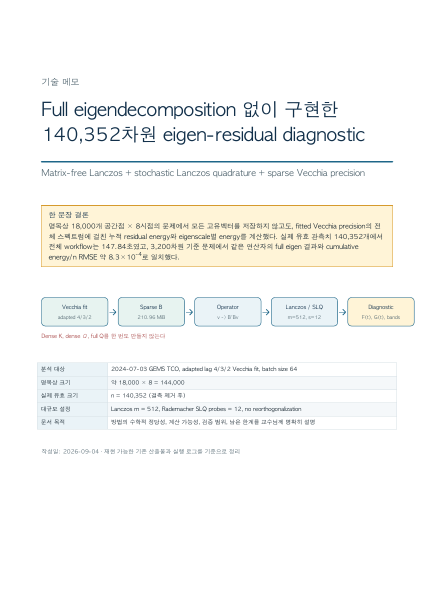
#> input picture tmp/pdfs/eigen_diagnostic_report/render-01.png, 869 x 1228 px (shown at 1/2 size); its folder holds only this picture in this run
$ python make_contact_sheet.py
#> lines starting #> are read from the running program, lines starting #| are printed output that depends on the picture
from pathlib import Path

from PIL import Image, ImageDraw


root = Path("/Users/joonwonlee/Documents/GEMS_TCO-1/tmp/pdfs/eigen_diagnostic_report")
pages = sorted(root.glob("render-*.png"))
thumb_w = 350
thumb_h = 495
margin = 22
label_h = 28
cols = 3
rows = (len(pages) + cols - 1) // cols
sheet = Image.new("RGB", (margin + cols * (thumb_w + margin), margin + rows * (thumb_h + label_h + margin)), "#d8e0e5")
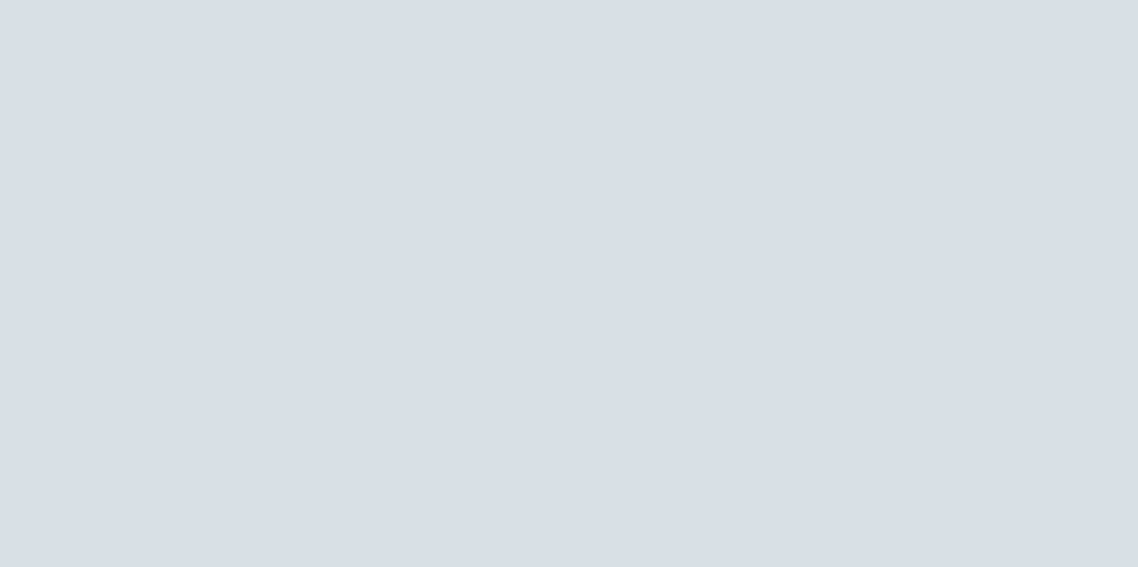
#> sheet: PIL image 1138x567 RGB; mean R, G, B 216, 224, 229
draw = ImageDraw.Draw(sheet)
for i, path in enumerate(pages):
    image = Image.open(path).convert("RGB")
#> image is the input picture: PIL image 869x1228 RGB; mean R, G, B 248.1, 248.3, 246.3
    image.thumbnail((thumb_w, thumb_h), Image.Resampling.LANCZOS)
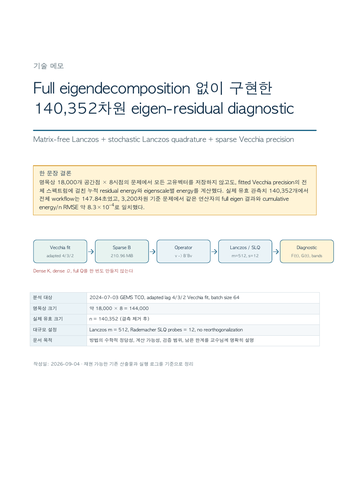
#> image: PIL image 350x495 RGB; mean R, G, B 247.7, 248, 246.1
    x = margin + (i % cols) * (thumb_w + margin)
    y = margin + (i // cols) * (thumb_h + label_h + margin)
    sheet.paste(image, (x, y))
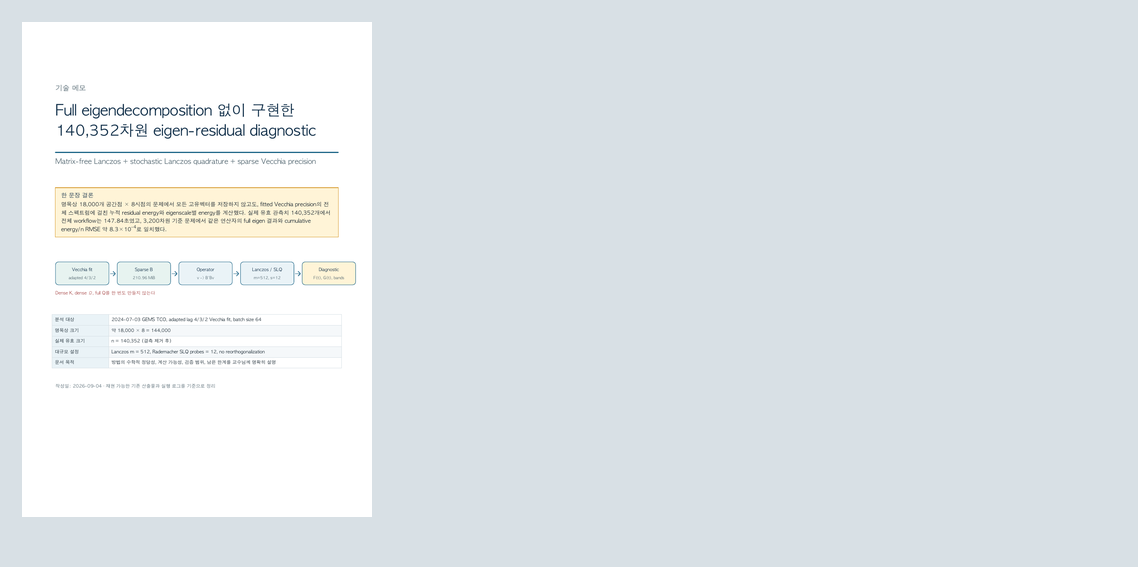
#> sheet: PIL image 1138x567 RGB; mean R, G, B 224.5, 230.5, 233.6
    draw.text((x, y + thumb_h + 5), f"page {i + 1}", fill="#15242e")
sheet.save(root / "contact_sheet.png")

$ run again, on tmp/pdfs/eigen_diagnostic_report/render-05.png
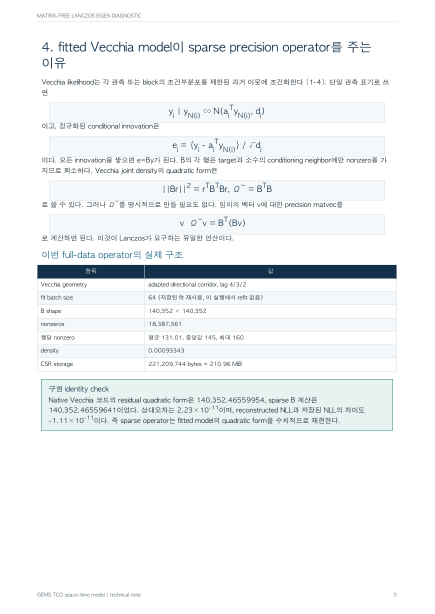
#> input picture tmp/pdfs/eigen_diagnostic_report/render-05.png, 869 x 1228 px (shown at 1/2 size)
#> image is the input picture: PIL image 869x1228 RGB; mean R, G, B 242.6, 244.9, 245.8
#> `image.thumbnail((thumb_w, thumb_h), Image.Resampling.LANCZOS)`:
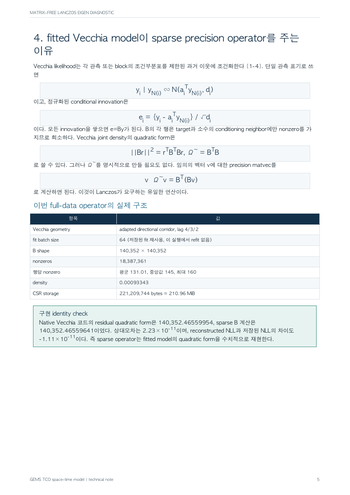
#> image: PIL image 350x495 RGB; mean R, G, B 242.2, 244.6, 245.6
#> `sheet.paste(image, (x, y))`:
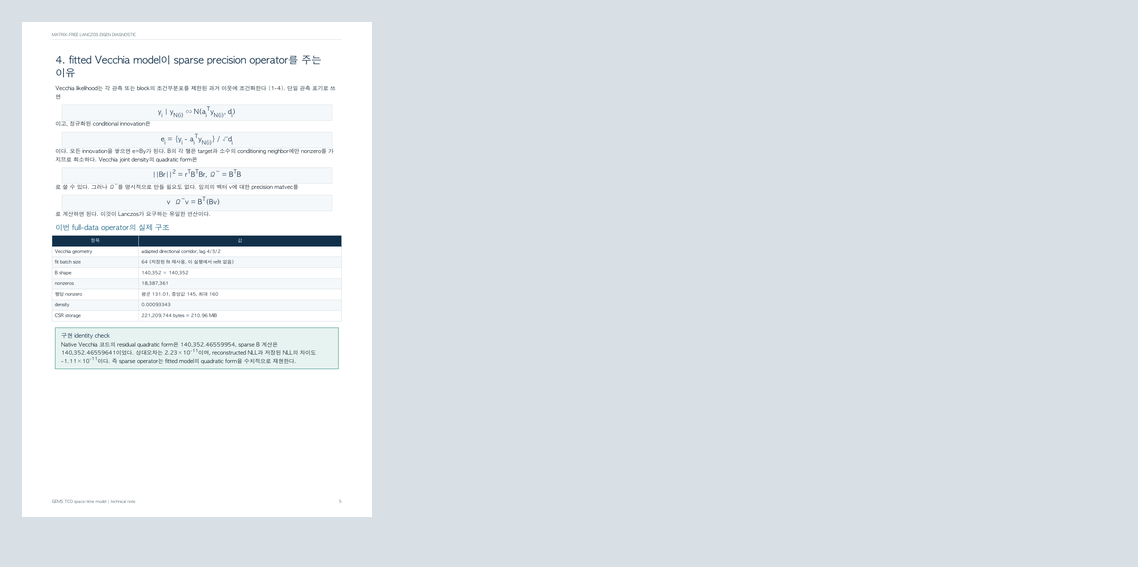
#> sheet: PIL image 1138x567 RGB; mean R, G, B 223, 229.5, 233.4

$ run again, on tmp/pdfs/eigen_diagnostic_report/render-06.png
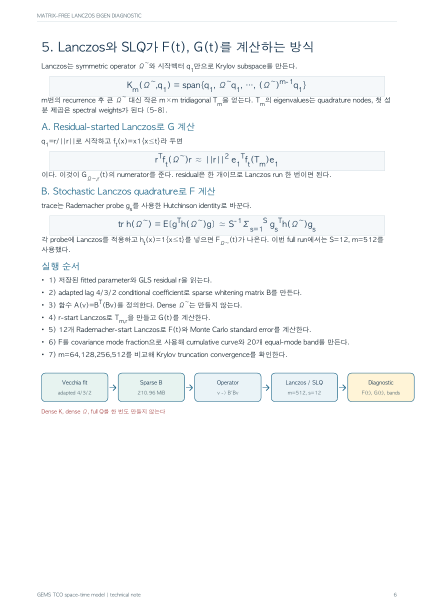
#> input picture tmp/pdfs/eigen_diagnostic_report/render-06.png, 869 x 1228 px (shown at 1/2 size)
#> image is the input picture: PIL image 869x1228 RGB; mean R, G, B 248, 249, 249.4
#> `image.thumbnail((thumb_w, thumb_h), Image.Resampling.LANCZOS)`:
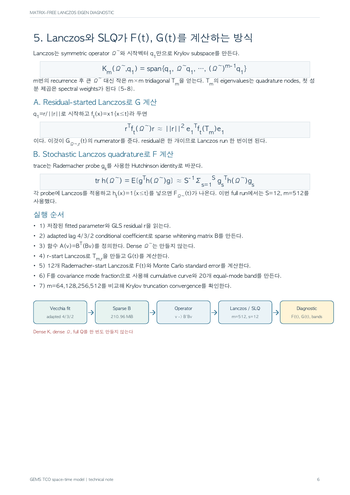
#> image: PIL image 350x495 RGB; mean R, G, B 247.6, 248.7, 249.1
#> `sheet.paste(image, (x, y))`:
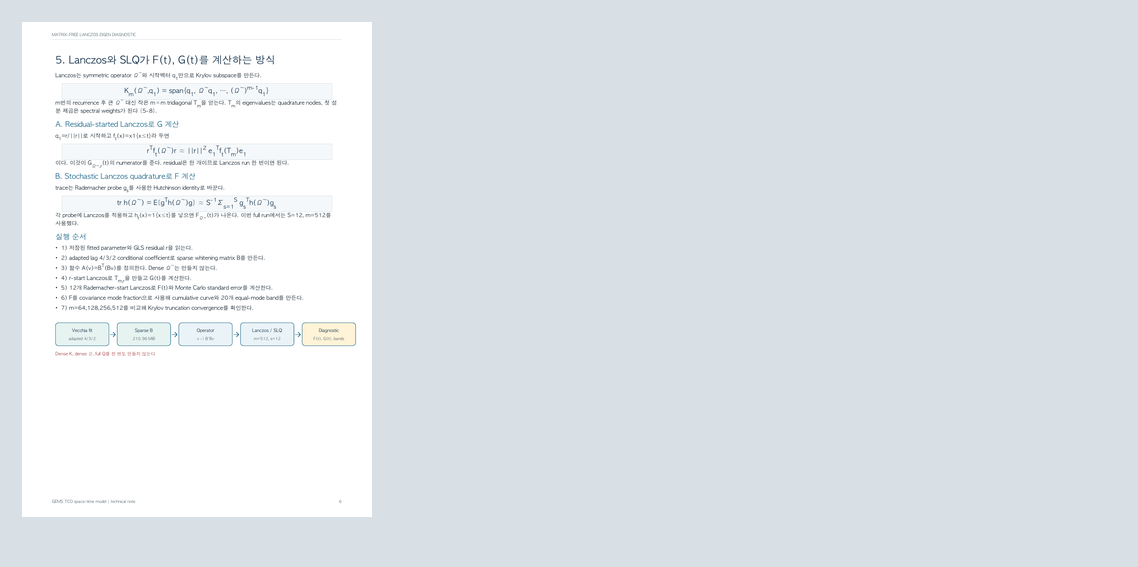
#> sheet: PIL image 1138x567 RGB; mean R, G, B 224.5, 230.6, 234.4

$ run again, on tmp/pdfs/eigen_diagnostic_report/render-07.png
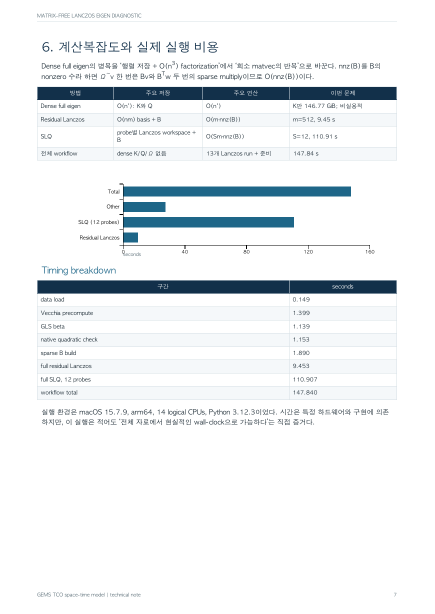
#> input picture tmp/pdfs/eigen_diagnostic_report/render-07.png, 869 x 1228 px (shown at 1/2 size)
#> image is the input picture: PIL image 869x1228 RGB; mean R, G, B 238.3, 241.3, 243.2
#> `image.thumbnail((thumb_w, thumb_h), Image.Resampling.LANCZOS)`:
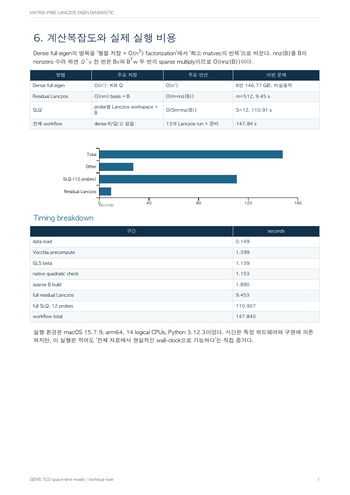
#> image: PIL image 350x495 RGB; mean R, G, B 238, 240.9, 242.9
#> `sheet.paste(image, (x, y))`:
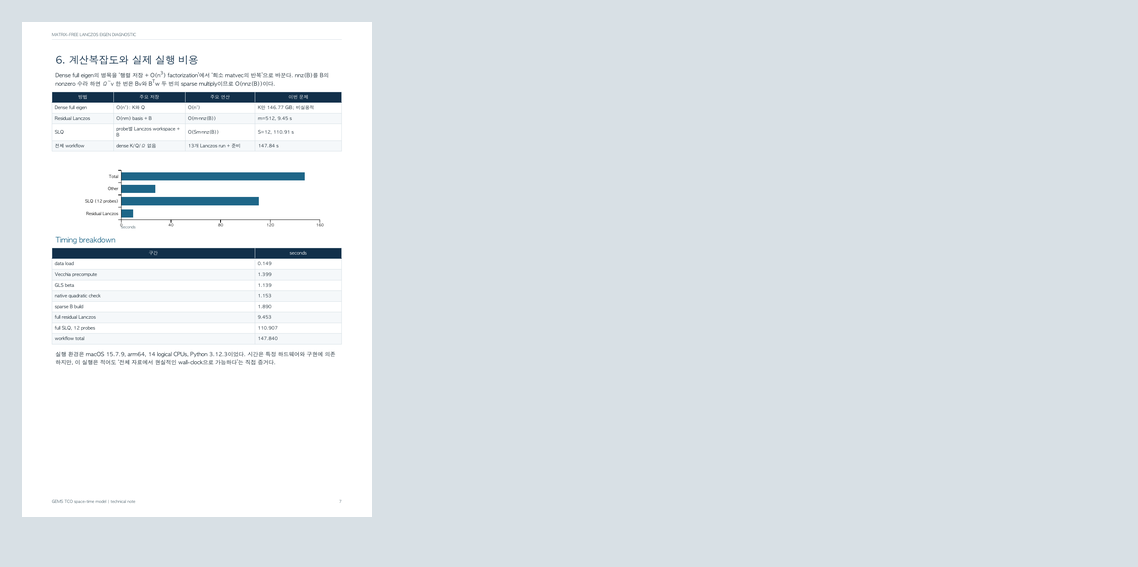
#> sheet: PIL image 1138x567 RGB; mean R, G, B 221.9, 228.6, 232.7

$ run again, on tmp/pdfs/eigen_diagnostic_report/render-02.png
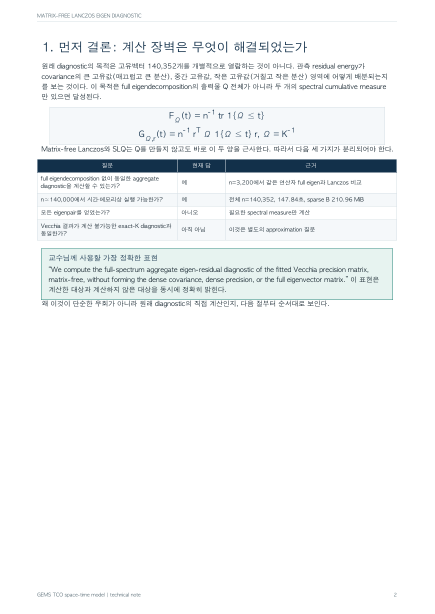
#> input picture tmp/pdfs/eigen_diagnostic_report/render-02.png, 869 x 1228 px (shown at 1/2 size)
#> image is the input picture: PIL image 869x1228 RGB; mean R, G, B 243.5, 245.6, 246.3
#> `image.thumbnail((thumb_w, thumb_h), Image.Resampling.LANCZOS)`:
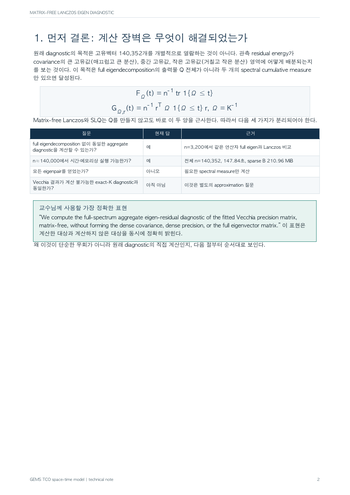
#> image: PIL image 350x495 RGB; mean R, G, B 243.3, 245.4, 246.1
#> `sheet.paste(image, (x, y))`:
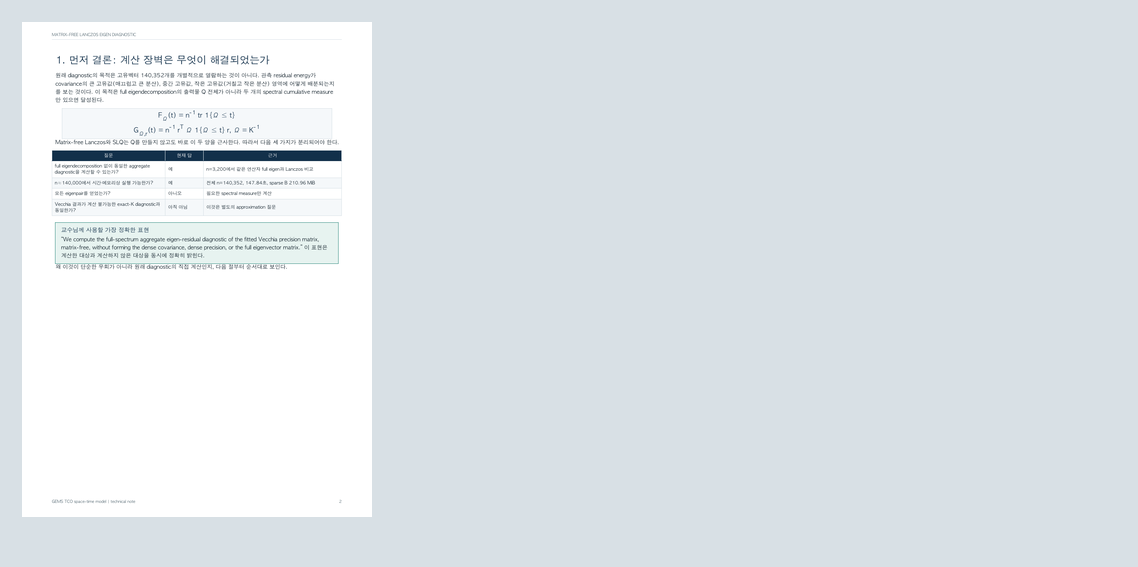
#> sheet: PIL image 1138x567 RGB; mean R, G, B 223.3, 229.7, 233.6
